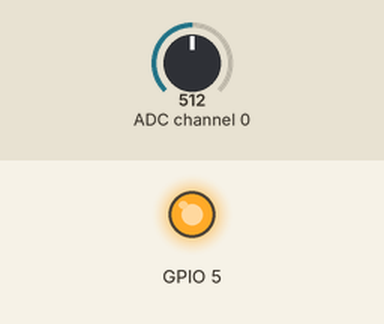
Bench run of a program on a simulated Raspberry Pi (BCM pin numbers). Shown: output pins drawn as LEDs (lit = HIGH). Inputs (shaded band) come from the test bench; at power-on: ADC channel 0 = 512 (analog values on the 0–1023 scale). What the program prints to the terminal is not drawn.

Above: at 1.2 s.
1.3 s: ADC channel 0 set to 892
2.8 s: ADC channel 0 set to 915
At 3.8 s:
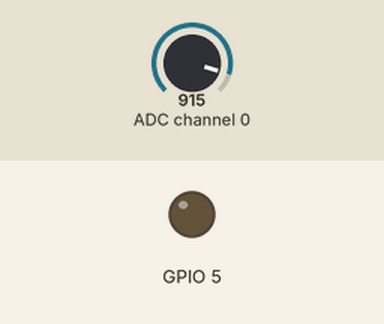
4.3 s: ADC channel 0 set to 890
At 4.9 s:
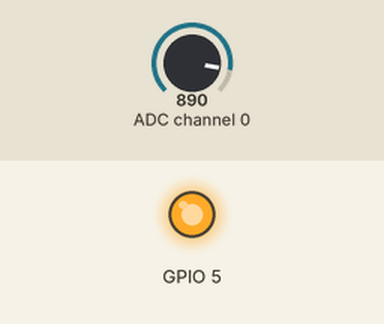
5.8 s: ADC channel 0 set to 900
At 6.1 s:
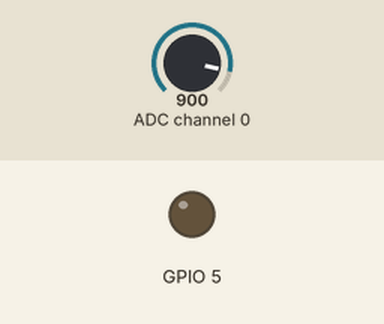
Timing chart, 0 to 8.3 s (numbered marks = the images above; inputs shaded):
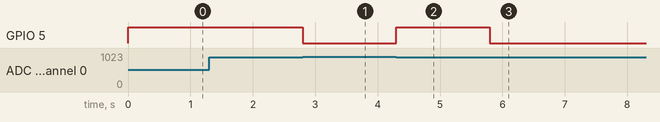

The program:

6_bright_and_dark.py
```python
# bright and dark

import spidev
import time
import sys
import gpiod

chip = gpiod.Chip('gpiochip4')
led_pin = 5
led_line = chip.get_line(led_pin)

led_line.request(consumer="LED", type=gpiod.LINE_REQ_DIR_OUT)

spi = spidev.SpiDev(0,1)
spi.open(0,0)
spi.max_speed_hz = 1000000


def readadc(adcnum):
	r = spi.xfer2([1,8+adcnum<<4,0])
	adcout = ((r[1]&3)<<8)+r[2]
	return adcout
try:
        while True:
            value = readadc(0)
            print(value)
            if(value<900):
                led_line.set_value(1)
            else:
                led_line.set_value(0)

finally:
    led_line.release()
```

Measured:
- the behaviour switches between 899 and 900 on ADC channel 0 (found by bisection; images 0 and 1)
- after the input at 2.8 s, GPIO 5: HIGH → LOW at once
- after the input at 4.3 s, GPIO 5: LOW → HIGH at once
- after the input at 5.8 s, GPIO 5: HIGH → LOW at once
